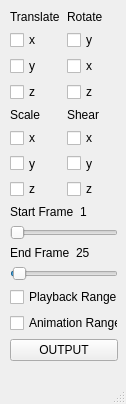
<!--?xml version="1.0" encoding="UTF-8"?-->
<ui version="4.0">
 <class>MainWindow</class>
 <widget class="QMainWindow" name="MainWindow">
  <property name="geometry">
   <rect>
    <x>0</x>
    <y>0</y>
    <width>126</width>
    <height>404</height>
   </rect>
  </property>
  <property name="windowTitle">
   <string>MainWindow</string>
  </property>
  <widget class="QWidget" name="centralwidget">
   <widget class="QWidget" name="">
    <property name="geometry">
     <rect>
      <x>10</x>
      <y>10</y>
      <width>108</width>
      <height>351</height>
     </rect>
    </property>
    <layout class="QVBoxLayout" name="verticalLayout_7">
     <item>
      <layout class="QHBoxLayout" name="horizontalLayout_4">
       <item>
        <layout class="QVBoxLayout" name="verticalLayout">
         <item>
          <widget class="QLabel" name="label_2">
           <property name="font">
            <font>
             <weight>50</weight>
             <bold>false</bold>
            </font>
           </property>
           <property name="text">
            <string>Translate</string>
           </property>
          </widget>
         </item>
         <item>
          <widget class="QCheckBox" name="translateXcheckBox">
           <property name="text">
            <string>x</string>
           </property>
          </widget>
         </item>
         <item>
          <widget class="QCheckBox" name="translateYcheckBox">
           <property name="text">
            <string>y</string>
           </property>
          </widget>
         </item>
         <item>
          <widget class="QCheckBox" name="translateZcheckBox">
           <property name="text">
            <string>z</string>
           </property>
          </widget>
         </item>
        </layout>
       </item>
       <item>
        <layout class="QVBoxLayout" name="verticalLayout_2">
         <item>
          <widget class="QLabel" name="label_3">
           <property name="font">
            <font>
             <weight>50</weight>
             <bold>false</bold>
            </font>
           </property>
           <property name="text">
            <string>Rotate</string>
           </property>
          </widget>
         </item>
         <item>
          <widget class="QCheckBox" name="rotateYcheckBox">
           <property name="text">
            <string>y</string>
           </property>
          </widget>
         </item>
         <item>
          <widget class="QCheckBox" name="rotateXcheckBox">
           <property name="text">
            <string>x</string>
           </property>
          </widget>
         </item>
         <item>
          <widget class="QCheckBox" name="rotateZcheckBox">
           <property name="text">
            <string>z</string>
           </property>
          </widget>
         </item>
        </layout>
       </item>
      </layout>
     </item>
     <item>
      <layout class="QHBoxLayout" name="horizontalLayout_5">
       <item>
        <layout class="QVBoxLayout" name="verticalLayout_3">
         <item>
          <widget class="QLabel" name="label_4">
           <property name="font">
            <font>
             <weight>50</weight>
             <bold>false</bold>
            </font>
           </property>
           <property name="text">
            <string>Scale</string>
           </property>
          </widget>
         </item>
         <item>
          <widget class="QCheckBox" name="scaleXcheckBox">
           <property name="text">
            <string>x</string>
           </property>
          </widget>
         </item>
         <item>
          <widget class="QCheckBox" name="scaleYcheckBox">
           <property name="text">
            <string>y</string>
           </property>
          </widget>
         </item>
         <item>
          <widget class="QCheckBox" name="scaleZcheckBox">
           <property name="text">
            <string>z</string>
           </property>
          </widget>
         </item>
        </layout>
       </item>
       <item>
        <layout class="QVBoxLayout" name="verticalLayout_4">
         <item>
          <widget class="QLabel" name="label_6">
           <property name="font">
            <font>
             <weight>50</weight>
             <bold>false</bold>
            </font>
           </property>
           <property name="text">
            <string>Shear</string>
           </property>
          </widget>
         </item>
         <item>
          <widget class="QCheckBox" name="shearXcheckBox">
           <property name="text">
            <string>x</string>
           </property>
          </widget>
         </item>
         <item>
          <widget class="QCheckBox" name="shearYcheckBox">
           <property name="text">
            <string>y</string>
           </property>
          </widget>
         </item>
         <item>
          <widget class="QCheckBox" name="shearZcheckBox">
           <property name="text">
            <string>z</string>
           </property>
          </widget>
         </item>
        </layout>
       </item>
      </layout>
     </item>
     <item>
      <layout class="QVBoxLayout" name="verticalLayout_5">
       <item>
        <layout class="QHBoxLayout" name="horizontalLayout_2">
         <item>
          <widget class="QLabel" name="startframe_label">
           <property name="text">
            <string>Start Frame</string>
           </property>
          </widget>
         </item>
         <item>
          <widget class="QLabel" name="startframe_label_output">
           <property name="text">
            <string>1</string>
           </property>
          </widget>
         </item>
        </layout>
       </item>
       <item>
        <widget class="QSlider" name="StartFrameSlider">
         <property name="minimum">
          <number>1</number>
         </property>
         <property name="maximum">
          <number>1000</number>
         </property>
         <property name="orientation">
          <enum>Qt::Horizontal</enum>
         </property>
        </widget>
       </item>
       <item>
        <layout class="QHBoxLayout" name="horizontalLayout_3">
         <item>
          <widget class="QLabel" name="endframe_label">
           <property name="text">
            <string>End Frame</string>
           </property>
          </widget>
         </item>
         <item>
          <widget class="QLabel" name="endframe_label_output">
           <property name="text">
            <string>25</string>
           </property>
          </widget>
         </item>
        </layout>
       </item>
       <item>
        <widget class="QSlider" name="EndFrameSlider">
         <property name="enabled">
          <bool>true</bool>
         </property>
         <property name="minimum">
          <number>1</number>
         </property>
         <property name="maximum">
          <number>1000</number>
         </property>
         <property name="value">
          <number>25</number>
         </property>
         <property name="orientation">
          <enum>Qt::Horizontal</enum>
         </property>
        </widget>
       </item>
      </layout>
     </item>
     <item>
      <layout class="QVBoxLayout" name="verticalLayout_6">
       <item>
        <widget class="QCheckBox" name="PlayBackRange_checkBox">
         <property name="text">
          <string>Playback Range</string>
         </property>
        </widget>
       </item>
       <item>
        <widget class="QCheckBox" name="AnimBackRange_checkBox">
         <property name="text">
          <string>Animation Range</string>
         </property>
        </widget>
       </item>
      </layout>
     </item>
     <item>
      <widget class="QPushButton" name="Output_Button">
       <property name="text">
        <string>OUTPUT</string>
       </property>
       <property name="+command" stdset="0">
        <string>"Text_Output.textOut()"</string>
       </property>
      </widget>
     </item>
    </layout>
   </widget>
  </widget>
  <widget class="QMenuBar" name="menubar">
   <property name="geometry">
    <rect>
     <x>0</x>
     <y>0</y>
     <width>126</width>
     <height>21</height>
    </rect>
   </property>
  </widget>
  <widget class="QStatusBar" name="statusbar">
 </widget>
</widget>
 <resources/>
 <connections>
  <connection>
   <sender>EndFrameSlider</sender>
   <signal>valueChanged(int)</signal>
   <receiver>endframe_label_output</receiver>
   <slot>setNum(int)</slot>
   <hints>
    <hint type="sourcelabel">
     <x>84</x>
     <y>260</y>
    </hint>
    <hint type="destinationlabel">
     <x>127</x>
     <y>233</y>
    </hint>
   </hints>
  </connection>
  <connection>
   <sender>StartFrameSlider</sender>
   <signal>valueChanged(int)</signal>
   <receiver>startframe_label_output</receiver>
   <slot>setNum(int)</slot>
   <hints>
    <hint type="sourcelabel">
     <x>73</x>
     <y>205</y>
    </hint>
    <hint type="destinationlabel">
     <x>149</x>
     <y>192</y>
    </hint>
   </hints>
  </connection>
  <connection>
   <sender>PlayBackRange_checkBox</sender>
   <signal>clicked(bool)</signal>
   <receiver>EndFrameSlider</receiver>
   <slot>setDisabled(bool)</slot>
   <hints>
    <hint type="sourcelabel">
     <x>116</x>
     <y>287</y>
    </hint>
    <hint type="destinationlabel">
     <x>131</x>
     <y>265</y>
    </hint>
   </hints>
  </connection>
  <connection>
   <sender>PlayBackRange_checkBox</sender>
   <signal>clicked(bool)</signal>
   <receiver>StartFrameSlider</receiver>
   <slot>setDisabled(bool)</slot>
   <hints>
    <hint type="sourcelabel">
     <x>61</x>
     <y>289</y>
    </hint>
    <hint type="destinationlabel">
     <x>62</x>
     <y>213</y>
    </hint>
   </hints>
  </connection>
  <connection>
   <sender>translateXcheckBox</sender>
   <signal>toggled(bool)</signal>
   <receiver>label_2</receiver>
   <slot>show()</slot>
   <hints>
    <hint type="sourcelabel">
     <x>49</x>
     <y>120</y>
    </hint>
    <hint type="destinationlabel">
     <x>65</x>
     <y>102</y>
    </hint>
   </hints>
  </connection>
  <connection>
   <sender>AnimBackRange_checkBox</sender>
   <signal>clicked(bool)</signal>
   <receiver>EndFrameSlider</receiver>
   <slot>setDisabled(bool)</slot>
   <hints>
    <hint type="sourcelabel">
     <x>208</x>
     <y>292</y>
    </hint>
    <hint type="destinationlabel">
     <x>173</x>
     <y>263</y>
    </hint>
   </hints>
  </connection>
  <connection>
   <sender>AnimBackRange_checkBox</sender>
   <signal>clicked(bool)</signal>
   <receiver>StartFrameSlider</receiver>
   <slot>setDisabled(bool)</slot>
   <hints>
    <hint type="sourcelabel">
     <x>232</x>
     <y>287</y>
    </hint>
    <hint type="destinationlabel">
     <x>195</x>
     <y>210</y>
    </hint>
   </hints>
  </connection>
  <connection>
   <sender>AnimBackRange_checkBox</sender>
   <signal>clicked(bool)</signal>
   <receiver>PlayBackRange_checkBox</receiver>
   <slot>setDisabled(bool)</slot>
   <hints>
    <hint type="sourcelabel">
     <x>180</x>
     <y>289</y>
    </hint>
    <hint type="destinationlabel">
     <x>113</x>
     <y>291</y>
    </hint>
   </hints>
  </connection>
  <connection>
   <sender>PlayBackRange_checkBox</sender>
   <signal>clicked(bool)</signal>
   <receiver>AnimBackRange_checkBox</receiver>
   <slot>setDisabled(bool)</slot>
   <hints>
    <hint type="sourcelabel">
     <x>46</x>
     <y>290</y>
    </hint>
    <hint type="destinationlabel">
     <x>183</x>
     <y>289</y>
    </hint>
   </hints>
  </connection>
 </connections>
</ui>
